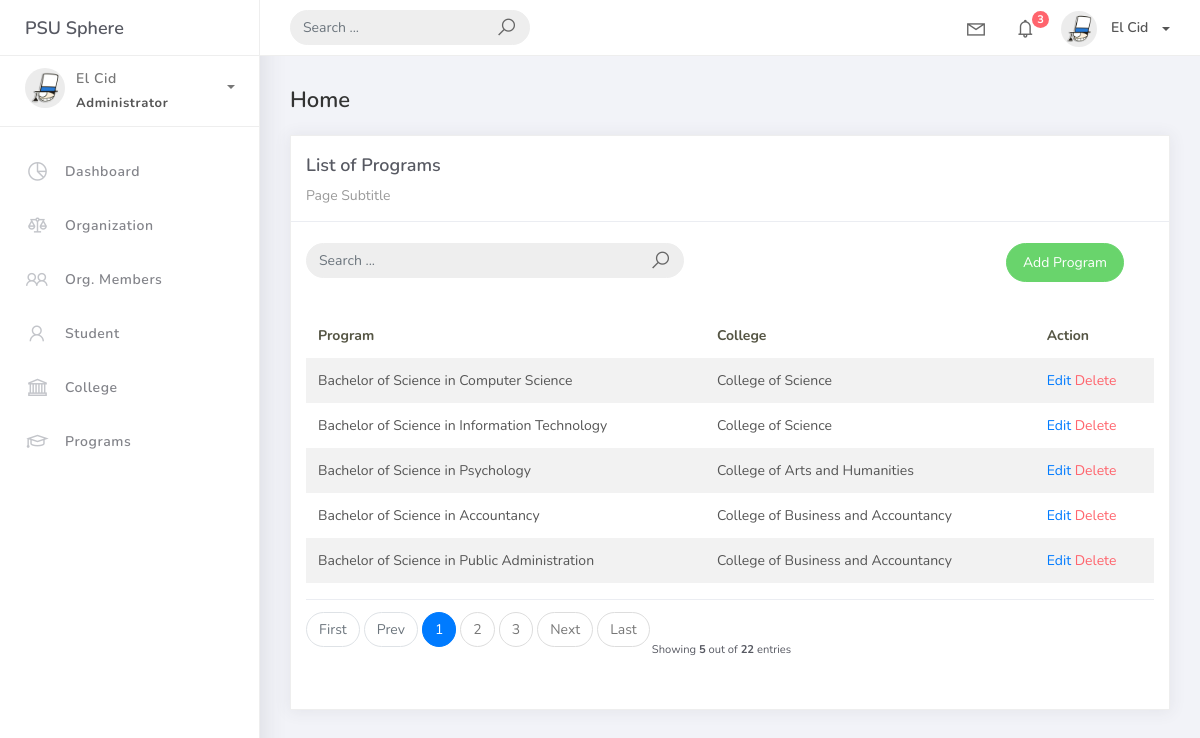
The page /program_list on the database its author committed.
### studentorg/models.py (models this page shows, shortened)
class BaseModel (models.Model):
    created_at = models.DateTimeField(auto_now_add=True, db_index=True)
    updated_at = models.DateTimeField(auto_now=True)
    class Meta:
        abstract = True

class Program(BaseModel):
    prog_name = models.CharField(max_length=150, verbose_name="Program Name")
    college = models.ForeignKey(College, on_delete=models.CASCADE)

class College(BaseModel):
    college_name = models.CharField(max_length=150, verbose_name="College")
    def __str__(self) :
        return self.college_name

### studentorg/views.py (the view)
# urls.py: path('program_list', ProgramList.as_view(), name='program-list'),
class ProgramList(ListView):
    model = Program
    content_object_name = 'program'
    template_name = 'program_list.html'
    paginate_by = 5
    def get_queryset(self, *args, **kwargs):
        qs = super(ProgramList, self).get_queryset(*args, **kwargs)
        if self.request.GET.get("q") != None:
            query = self.request.GET.get('q')
            qs = qs.filter(Q(prog_name__icontains=query)|Q(college__college_name__icontains=query))
        return qs

### templates/program_list.html
{% extends 'base.html' %} {% load static %} {% block content %}
<div class="content">
    <div class="container-fluid">
        <h4 class="page-title">Home</h4>
        <div class="row">
            <div class="col-md-12">
                <div class="card">
                    <div class="card-header">
                        <div class="card-title">List of Programs</div>
                        <div class="card-category">Page Subtitle</div>
                    </div>
                    <br />
                    <div class="col-md-12 row">
                        <div class="col-md-6">
                            <form class="navbar-left navbar-form nav-search mr-md-3" action="{% url 'program-list'%}">
                                <div class="input-group">
                                    <input type="text" placeholder="Search ..." class="form-control" name="q" />
                                    <div class="input-group-append">
                                        <span class="input-group-text">
                                            <i class="la la-search search-icon"></i>
                                        </span>
                                    </div>
                                </div>
                            </form>
                        </div>
                        <div class="col-md-6">
                            <div class="pull-right">
                                <a href="{% url 'program-add' %}" class="btn btn-success btn-rounded">Add Program</a>
                            </div>
                        </div>
                    </div>
                    <div class="card-body">
                        <table class="table table-striped mt-3">
                            <thead>
                                <tr>
                                    <th scope="col">Program</th>
                                    <th scope="col">College</th>
                                    <th scope="col">Action</th>
                                </tr>
                            </thead>
                            <tbody>
                                {% for object in object_list %}
                                <tr>
                                    <td>{{ object.prog_name }}</td>
                                    <td>{{ object.college }}</td>
                                    <td>
                                        <a href="program_list/{{ object.id }}">Edit</a>
                                        <a href="program_list/{{ object.id }}/delete" class="text-danger">Delete</a> </a>
                                    </td>
                                </tr>
                                {% empty %}
                                <tr>
                                    <td colspan="4" style="text-align: center">
                                        <p class="text-sm font-weight-bold mb-0">No Records Found</p>
                                    </td>
                                </tr>
                                {% endfor %}
                            </tbody>
                        </table>
                        {% include 'includes/pagination.html' %}
                    </div>
                </div>
            </div>
        </div>
    </div>
</div>
{% endblock %}

### rows shown on the page
Program: prog_name "Bachelor of Science in Computer Science", college "College of Science"
Program: prog_name "Bachelor of Science in Information Technology", college "College of Science"
Program: prog_name "Bachelor of Science in Psychology", college "College of Arts and Humanities"
Program: prog_name "Bachelor of Science in Accountancy", college "College of Business and Accountancy"
Program: prog_name "Bachelor of Science in Public Administration", college "College of Business and Accountancy"

### other values the page prints
{{ page_num }} "1"
{{ page_num }} "2" "3"
{{ object_list.count }} "5"
{{ paginator.count }} "22"
